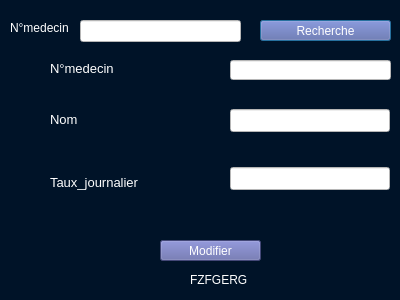
<?xml version="1.0" encoding="UTF-8"?>
<ui version="4.0">
 <class>modif_med</class>
 <widget class="QDialog" name="modif_med">
  <property name="geometry">
   <rect>
    <x>0</x>
    <y>0</y>
    <width>400</width>
    <height>300</height>
   </rect>
  </property>
  <property name="windowTitle">
   <string>Dialog</string>
  </property>
  <property name="styleSheet">
   <string notr="true">color:white;
background:#001328;
</string>
  </property>
  <widget class="QWidget" name="verticalLayoutWidget_2">
   <property name="geometry">
    <rect>
     <x>230</x>
     <y>80</y>
     <width>160</width>
     <height>141</height>
    </rect>
   </property>
   <layout class="QVBoxLayout" name="verticalLayout_2">
    <item>
     <widget class="QLineEdit" name="txtNommed">
      <property name="font">
       <font>
        <pointsize>10</pointsize>
       </font>
      </property>
      <property name="styleSheet">
       <string notr="true">color:black;background-color: WHITE;</string>
      </property>
     </widget>
    </item>
    <item>
     <widget class="QLineEdit" name="txtTaux">
      <property name="font">
       <font>
        <pointsize>10</pointsize>
       </font>
      </property>
      <property name="styleSheet">
       <string notr="true">color:black;background-color: WHITE;</string>
      </property>
     </widget>
    </item>
   </layout>
  </widget>
  <widget class="QLabel" name="lblnummede">
   <property name="geometry">
    <rect>
     <x>50</x>
     <y>60</y>
     <width>81</width>
     <height>16</height>
    </rect>
   </property>
   <property name="font">
    <font>
     <pointsize>10</pointsize>
    </font>
   </property>
   <property name="styleSheet">
    <string notr="true">COLOR:white;</string>
   </property>
   <property name="text">
    <string>N°medecin</string>
   </property>
  </widget>
  <widget class="QLabel" name="label_connect">
   <property name="geometry">
    <rect>
     <x>190</x>
     <y>270</y>
     <width>111</width>
     <height>20</height>
    </rect>
   </property>
   <property name="text">
    <string>FZFGERG</string>
   </property>
  </widget>
  <widget class="QWidget" name="verticalLayoutWidget">
   <property name="geometry">
    <rect>
     <x>50</x>
     <y>90</y>
     <width>151</width>
     <height>121</height>
    </rect>
   </property>
   <layout class="QVBoxLayout" name="verticalLayout">
    <item>
     <widget class="QLabel" name="lblNommed">
      <property name="font">
       <font>
        <pointsize>10</pointsize>
       </font>
      </property>
      <property name="styleSheet">
       <string notr="true">COLOR:white;</string>
      </property>
      <property name="text">
       <string>Nom</string>
      </property>
     </widget>
    </item>
    <item>
     <widget class="QLabel" name="lblTaux">
      <property name="font">
       <font>
        <pointsize>10</pointsize>
       </font>
      </property>
      <property name="styleSheet">
       <string notr="true">COLOR:white;</string>
      </property>
      <property name="text">
       <string>Taux_journalier</string>
      </property>
     </widget>
    </item>
   </layout>
  </widget>
  <widget class="QLabel" name="label_2">
   <property name="geometry">
    <rect>
     <x>120</x>
     <y>440</y>
     <width>47</width>
     <height>13</height>
    </rect>
   </property>
   <property name="text">
    <string>hgqe</string>
   </property>
  </widget>
  <widget class="QLabel" name="label_nummed">
   <property name="geometry">
    <rect>
     <x>10</x>
     <y>20</y>
     <width>61</width>
     <height>16</height>
    </rect>
   </property>
   <property name="styleSheet">
    <string notr="true">COLOR:white;</string>
   </property>
   <property name="text">
    <string>N°medecin</string>
   </property>
  </widget>
  <widget class="QLineEdit" name="lineEdit">
   <property name="geometry">
    <rect>
     <x>80</x>
     <y>20</y>
     <width>161</width>
     <height>22</height>
    </rect>
   </property>
   <property name="styleSheet">
    <string notr="true">color:black;background-color: WHITE;</string>
   </property>
  </widget>
  <widget class="QLineEdit" name="txtnummed">
   <property name="enabled">
    <bool>false</bool>
   </property>
   <property name="geometry">
    <rect>
     <x>230</x>
     <y>60</y>
     <width>161</width>
     <height>20</height>
    </rect>
   </property>
   <property name="font">
    <font>
     <pointsize>10</pointsize>
    </font>
   </property>
   <property name="autoFillBackground">
    <bool>false</bool>
   </property>
   <property name="styleSheet">
    <string notr="true">color:black;background-color: WHITE;</string>
   </property>
  </widget>
  <widget class="QPushButton" name="pushButton_2">
   <property name="geometry">
    <rect>
     <x>260</x>
     <y>20</y>
     <width>131</width>
     <height>21</height>
    </rect>
   </property>
   <property name="styleSheet">
    <string notr="true">background-color: #5E64A6;
color:white;</string>
   </property>
   <property name="text">
    <string>Recherche</string>
   </property>
  </widget>
  <widget class="QPushButton" name="pushButton">
   <property name="geometry">
    <rect>
     <x>160</x>
     <y>240</y>
     <width>101</width>
     <height>21</height>
    </rect>
   </property>
   <property name="styleSheet">
    <string notr="true">background-color: #5E64A6;
color:white;</string>
   </property>
   <property name="text">
    <string>Modifier</string>
   </property>
  </widget>
 </widget>
 <resources/>
 <connections/>
</ui>
